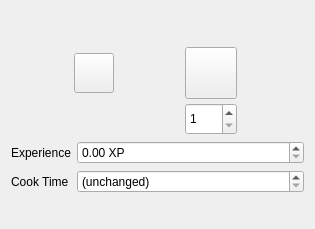
<?xml version="1.0" encoding="UTF-8"?>
<ui version="4.0">
 <class>SmeltingWidget</class>
 <widget class="QWidget" name="SmeltingWidget">
  <property name="geometry">
   <rect>
    <x>0</x>
    <y>0</y>
    <width>315</width>
    <height>229</height>
   </rect>
  </property>
  <property name="windowTitle">
   <string>Smelting</string>
  </property>
  <layout class="QVBoxLayout" name="verticalLayout_2">
   <item>
    <layout class="QHBoxLayout" name="horizontalLayout_2">
     <item>
      <widget class="ItemButton" name="input_item">
       <property name="minimumSize">
        <size>
         <width>40</width>
         <height>40</height>
        </size>
       </property>
       <property name="maximumSize">
        <size>
         <width>40</width>
         <height>40</height>
        </size>
       </property>
       <property name="text">
        <string/>
       </property>
      </widget>
     </item>
     <item>
      <widget class="QWidget" name="widget" native="true">
       <property name="minimumSize">
        <size>
         <width>56</width>
         <height>124</height>
        </size>
       </property>
       <property name="maximumSize">
        <size>
         <width>56</width>
         <height>124</height>
        </size>
       </property>
       <widget class="ItemButton" name="output_item">
        <property name="geometry">
         <rect>
          <x>2</x>
          <y>36</y>
          <width>52</width>
          <height>52</height>
         </rect>
        </property>
        <property name="sizePolicy">
         <sizepolicy hsizetype="Fixed" vsizetype="Fixed">
          <horstretch>0</horstretch>
          <verstretch>0</verstretch>
         </sizepolicy>
        </property>
        <property name="minimumSize">
         <size>
          <width>52</width>
          <height>52</height>
         </size>
        </property>
        <property name="maximumSize">
         <size>
          <width>40</width>
          <height>40</height>
         </size>
        </property>
        <property name="text">
         <string/>
        </property>
       </widget>
       <widget class="QSpinBox" name="spinBox">
        <property name="geometry">
         <rect>
          <x>2</x>
          <y>92</y>
          <width>52</width>
          <height>32</height>
         </rect>
        </property>
        <property name="minimum">
         <number>1</number>
        </property>
        <property name="maximum">
         <number>64</number>
        </property>
       </widget>
      </widget>
     </item>
    </layout>
   </item>
   <item>
    <layout class="QFormLayout" name="formLayout">
     <item row="0" column="1">
      <widget class="QDoubleSpinBox" name="doubleSpinBox">
       <property name="sizePolicy">
        <sizepolicy hsizetype="MinimumExpanding" vsizetype="Fixed">
         <horstretch>0</horstretch>
         <verstretch>0</verstretch>
        </sizepolicy>
       </property>
       <property name="specialValueText">
        <string/>
       </property>
       <property name="suffix">
        <string> XP</string>
       </property>
       <property name="maximum">
        <double>100000.000000000000000</double>
       </property>
      </widget>
     </item>
     <item row="1" column="1">
      <widget class="QSpinBox" name="spinBox_3">
       <property name="sizePolicy">
        <sizepolicy hsizetype="MinimumExpanding" vsizetype="Fixed">
         <horstretch>0</horstretch>
         <verstretch>0</verstretch>
        </sizepolicy>
       </property>
       <property name="specialValueText">
        <string>(unchanged)</string>
       </property>
       <property name="suffix">
        <string> ticks</string>
       </property>
       <property name="minimum">
        <number>-1</number>
       </property>
       <property name="maximum">
        <number>2147483647</number>
       </property>
       <property name="value">
        <number>-1</number>
       </property>
      </widget>
     </item>
     <item row="0" column="0">
      <widget class="QLabel" name="label">
       <property name="text">
        <string>Experience</string>
       </property>
      </widget>
     </item>
     <item row="1" column="0">
      <widget class="QLabel" name="label_2">
       <property name="text">
        <string>Cook Time</string>
       </property>
      </widget>
     </item>
    </layout>
   </item>
  </layout>
 </widget>
 <customwidgets>
  <customwidget>
   <class>ItemButton</class>
   <extends>QPushButton</extends>
   <header>src/ui/itembutton.h</header>
  </customwidget>
 </customwidgets>
 <resources/>
 <connections/>
</ui>
